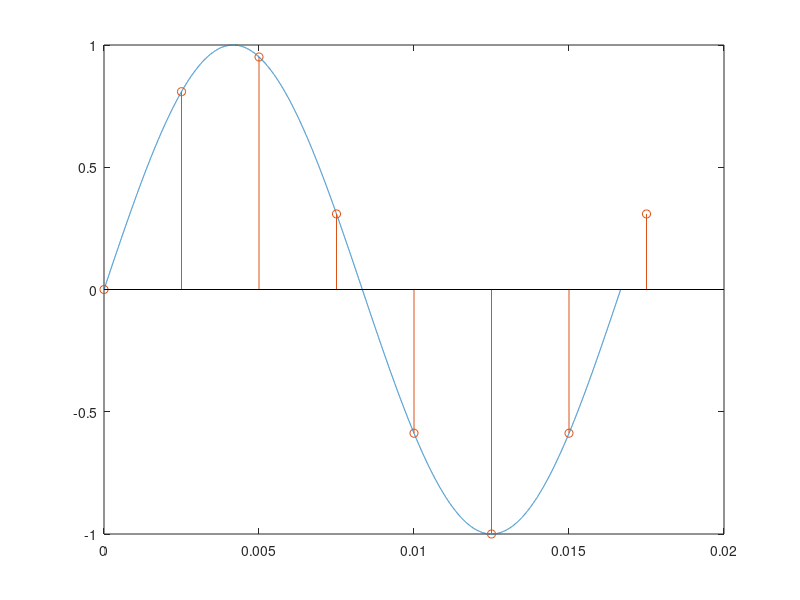
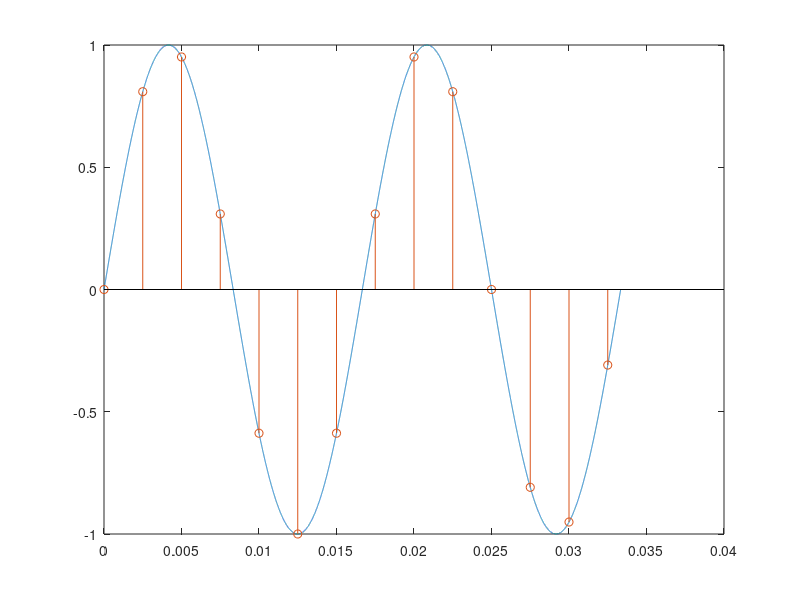
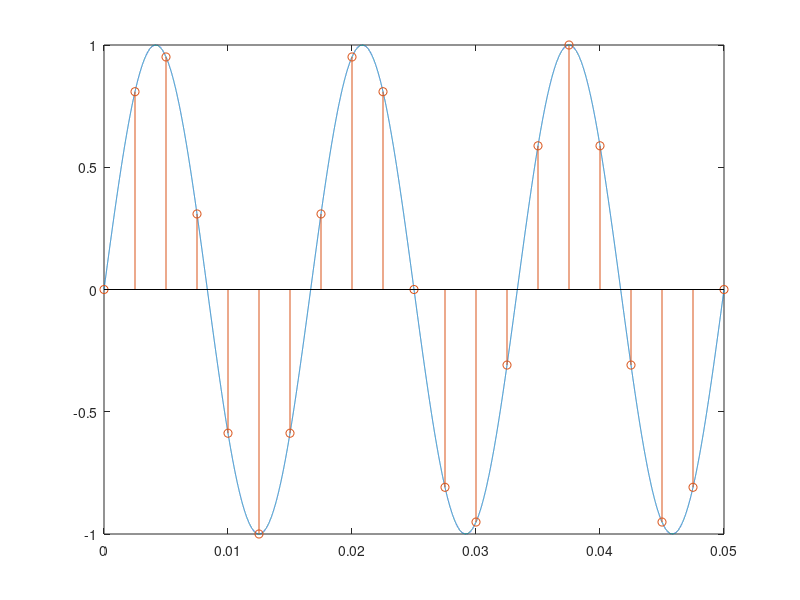
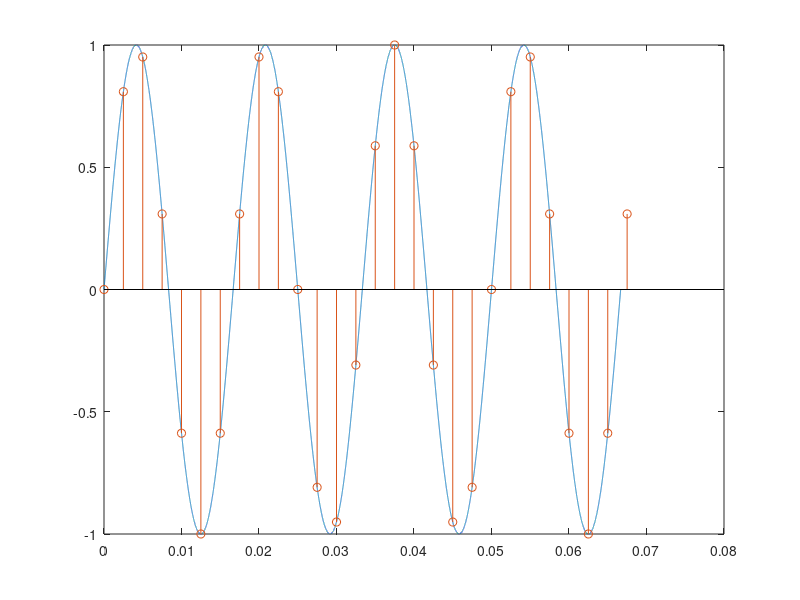

Here is the MATLAB script that generated these plots, in order:
% Ponto 2 Amostrando Sinais
% simular o processo de conversao de tempo continuo para tempo discreto


%% inicialiacoes
F = 60; % freq analogica
Fs = 400; 
ts = 1/Fs;
for i = [1:4]
    num_ciclos = i;
    t = 0:1e-6:(num_ciclos*(1/F));
    n = 0:round(num_ciclos*(Fs/F));

    figure;
    %% parte analogica
    f_analogico = sin(2*pi*F*t);
    plot(t,f_analogico);

    %parte digital
    % figure;
    f_digital = sin(2*pi*(F/Fs)*n);
    hold on;
    stem(n*ts,f_digital);
end